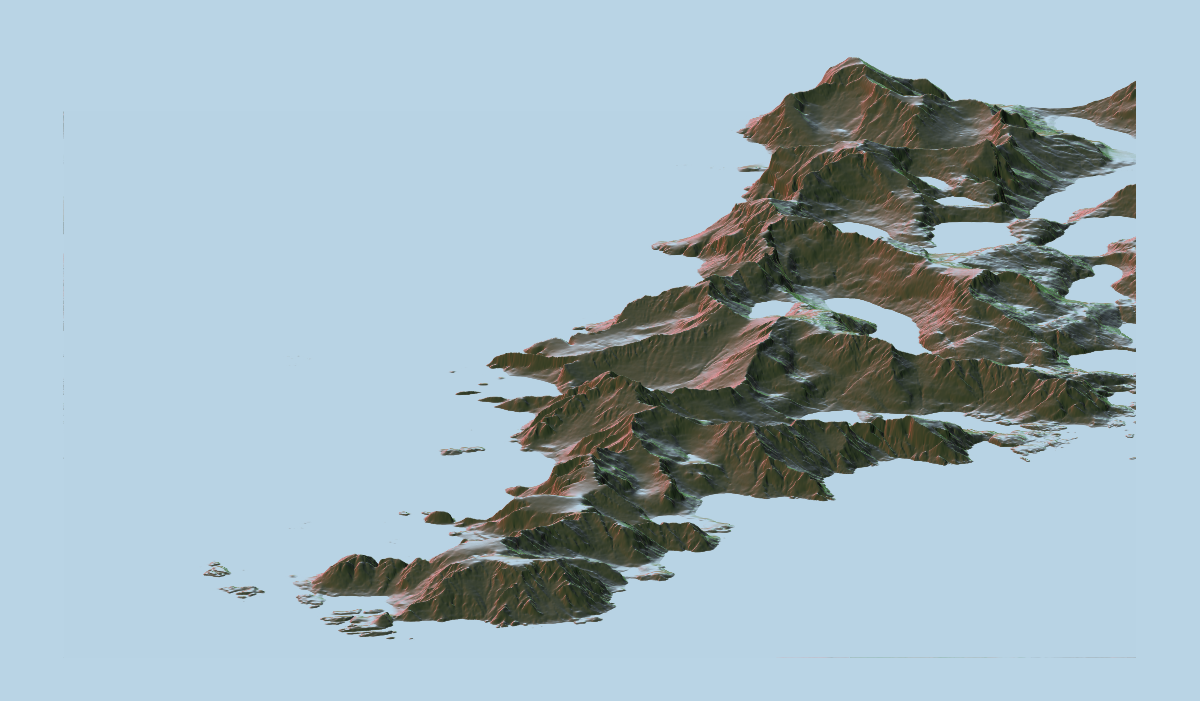

The script that drew this image:
## Day 19: Islands. 

## plotting the Lofoten islands in Norway

library(sf)
library(elevatr)
library(raster)
library(rayshader)
library(dplyr)


# coordinates
lofoten <- data.frame(x = c(12.74086,13.00367), y = c(67.81806, 67.97274)) #%>%
  #st_as_sf(coords = c('x','y'), crs = 4326)

elev <- get_elev_raster(lofoten, z = 13, clip = 'bbox',
                        prj = "+proj=longlat +datum=WGS84 +ellps=WGS84 +towgs84=0,0,0")


elmat <- raster_to_matrix(elev) 

#aed9e0
#b2d6dc
elmat %>%
  sphere_shade(texture = create_texture('#F27A7A', '#000000', '#7A472E', '#1A6408', '#aed9e0')) %>%
  #add_shadow(ray_shade(elmat, sunaltitude=20, sunangle = 90)) %>%
  #add_shadow(ambient_shade(elmat)) %>%
  #add_water(detect_water(elmat),color="imhof4") %>% # this works but i didn't like how it looked
  plot_3d(elmat, zscale = 2, theta = 0, phi=60, zoom = .56, windowsize = c(1200, 800), background = '#aed9e0', solid = F, shadow = F)

render_snapshot('day19_islands2', clear = F)
